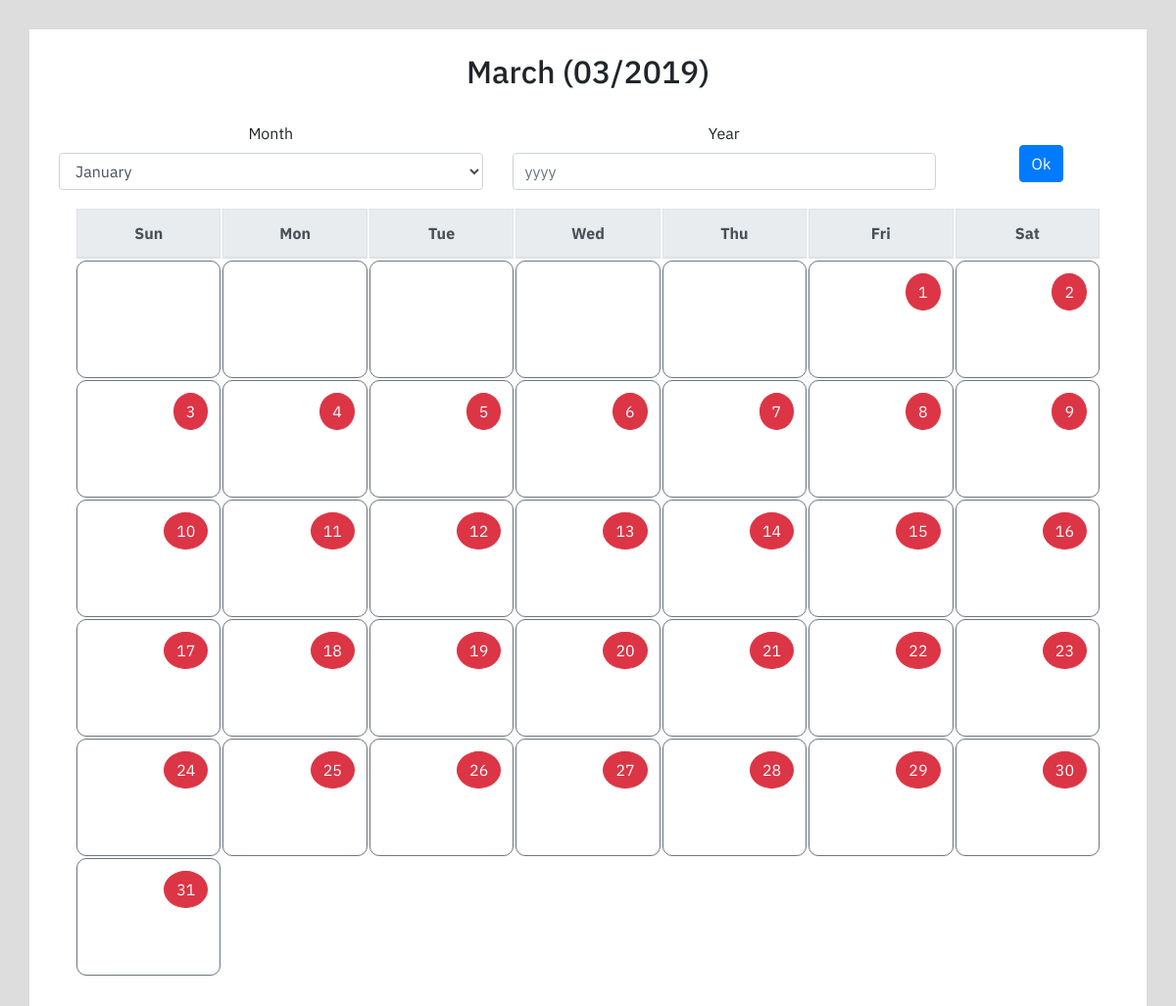
Before: / with the older database file.
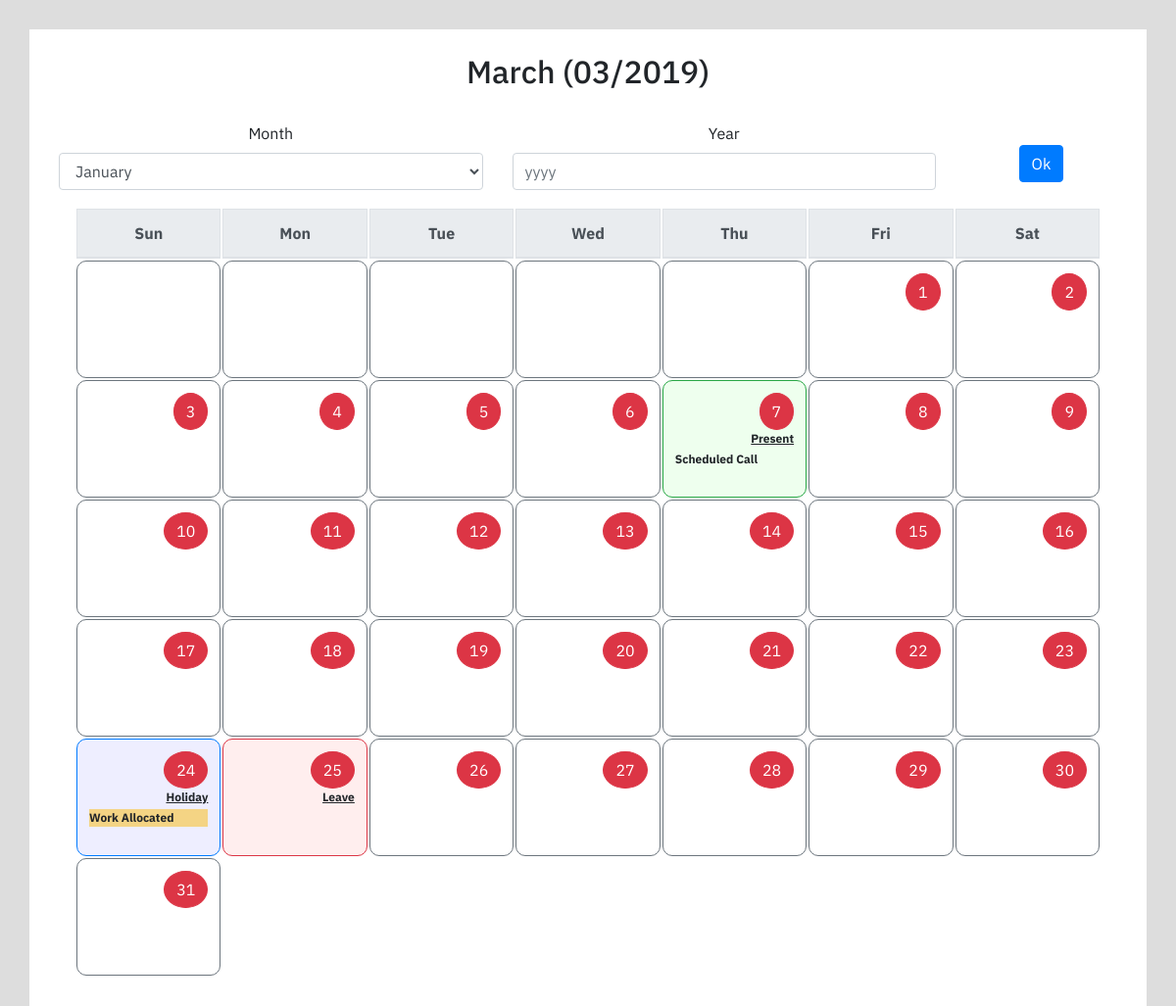
After: the same page with the newer database file.
### calendarapp/models.py (models this page shows, shortened)
class DateInstance(models.Model):
    status = models.CharField(max_length = 7, default='None')
    task1 = models.CharField(max_length = 17, default='None')
    task2 = models.CharField(max_length = 17, default='None')
    task3 = models.CharField(max_length = 17, default='None')
    date = models.DateField(default=datetime.now)

### calendarapp/views.py (the view)
# urls.py: url(r'^', views.IndexView.as_view(), name="index"),
class IndexView(View):
    template_name = "calendarapp/index.html"
    def get(self,request):
        currdate = datetime.now()
        currdate = isttime(currdate)
        month = currdate.month
        year = currdate.year
        blocks = DateInstance.objects.filter(date__month = month, date__year = year)
        last_date = last_day_of_month(currdate.date())
        first_date = currdate.replace(day=1)
        date_array = generate_date_array(first_date,last_date)
        first_day = first_date.strftime("%A")
        date_array = date_array[1:]
        sat_date_array = generate_sat_date_array(date_array)
        block_date_array = list()
        for block in blocks:
            block_date_array.append(block.date)
        return render(request, self.template_name,{'blocks':blocks, 'currdate':currdate, "date_array":date_array, "sat_date_array":sat_date_array, "block_date_array":block_date_array ,"first_day":first_day, "first_date":first_date.date()})

### calendarapp/functions.py (called while the page is built)
def last_day_of_month(any_day):
    next_month = any_day.replace(day=28) + datetime.timedelta(days=4)
    return next_month - datetime.timedelta(days=next_month.day)

def generate_date_array(start,end):
    date_array = list()
    step = datetime.timedelta(days=1)
    while start.date()<=end:
        date_array.append(start.date())
        start += step
    return date_array

def generate_sat_date_array(date_array):
    sat_date_array = list()
    for date in date_array:
        d = datetime.datetime(date.year, date.month, date.day)
        if d.strftime("%A") == 'Saturday':
            sat_date_array.append(date)
    return sat_date_array

def isttime(date_utc):
    date_asia = date_utc.astimezone(timezone('Asia/Kolkata'))
    return date_asia

### calendarapp/templates/calendarapp/index.html (shortened to what this page needs)
{% load staticfiles %}
<!DOCTYPE html>
<html lang="en" dir="ltr">
  <head>
    <link rel="stylesheet" href="https://maxcdn.bootstrapcdn.com/bootstrap/4.0.0/css/bootstrap.min.css">
    <link rel="stylesheet" type="text/css" href="{% static 'calendarapp/css/masters.css' %}">
  </head>
  <body>
    <div class="container" id="top_div">
      <br>
      {% if currdate.month < 10 %}
        <h2 id="top_div_header">{{ currdate|date:'F' }} (0{{currdate.month}}/{{currdate.year}})</h2>
      {% else %}
        <h2 id="top_div_header">{{ currdate|date:'F' }} ({{currdate.month}}/{{currdate.year}})</h2>
      {% endif %}
      <br>
      <div class="container">
        <form>
          <div class="row">
          <div class="form-group col-sm-5">
            <label for="month">Month</label>
            <select class="form-control" id="month" name="month">
              <option>January</option>
            </select>
          </div>
          <div class="form-group col-sm-5">
            <label for="year">Year</label>
            <input type="number" class="form-control" min="1901" max="9999" id="year" name="year" placeholder="yyyy">
          </div>
          <div class="form-group col-sm-2" >
            <br>
            <button type="button" id="submitdate" class="btn btn-primary">Ok</button>
          </div>
        </div>
        </form>
      <div class="container">
      <table id="calendar" class="table table-borderless ">
        <thead class="thead-light">
          <tr>
            <th>Sun</th>
            <th>Mon</th>
            <th>Tue</th>
            <th>Wed</th>
            <th>Thu</th>
            <th>Fri</th>
            <th>Sat</th>
          </tr>
        </thead>
        <tbody>
          <tr>
            {% if first_day == 'Friday' %}
            <td class="border border-secondary"></td>
            <td class="border border-secondary"></td>
            <td class="border border-secondary"></td>
            <td class="border border-secondary"></td>
            <td class="border border-secondary"></td>
            <td class="border border-secondary">
              <button type="button" onclick="showValue(01)" class="btn btn-danger rounded-circle date-btn" data-toggle="modal" data-target="#stModal">1</button>
            </td>
            {% endif %}
            {% for date in date_array %}
            {% for block in blocks %}
              {% if block.date == date %}
                {% if block.status == 'Present' %}
                <td class="border border-success present-date">
                {% endif %}
                {% if block.status == 'Holiday' %}
                <td class="border border-primary holiday-date">
                {% endif %}
                {% if block.status == 'Leave' %}
                <td class="border border-danger leave-date">
                {% endif %}
                  <button type="button" onclick="showValue({{ date|date:'d' }})" class="btn btn-danger rounded-circle date-btn" data-toggle="modal" data-target="#stModal" id="btn1">{{ date.day }}</button>
                  <p class="date-status"><ins><b>{{ block.status }}</b></ins></p>
                  {% if block.task1 != "None" %}
                    {% if block.task1 == "Work Allocated" %}
                      <p class="date-task work-task"><b>{{ block.task1 }}</b></p>
                    {% endif %}
                    {% if block.task1 == "Scheduled Call" %}
                      <p class="date-task call-task"><b>{{ block.task1 }}</b></p>
                    {% endif %}
                  {% endif %}
              </td>
              {% endif %}
            {% endfor %}
            {% if date not in block_date_array %}
            <td class="border border-secondary">
              <button type="button" onclick="showValue({{ date|date:'d' }})" class="btn btn-danger rounded-circle date-btn" data-toggle="modal" data-target="#stModal">{{ date.day }}</button>
            </td>
            {% endif %}
              {% if date in sat_date_array %}
                </tr>
                <tr>
            {% endif %}
            {% endfor %}
          </tr>
        </tbody>
      </table>
      </div>
      <br>
    </div>
  </body>
</html>

### calendarapp/static/calendarapp/css/masters.css (style rules this page uses)
body { background-color: #DDDDDD; }
#top_div { margin-top: 2.5%; margin-bottom: 2.5%; background-color: #FFFFFF; font-family: 'IBM Plex Sans', sans-serif; text-align: center; }
#calendar { width: 100%; border: 1px solid white; border-collapse: separate; }
table, th,tr, td { border: 1px solid white; }
.border { border-radius: 10px; }
td { position: relative; width: 10vw; height: 10vw; text-align: right; font-size: 75%; }
.date-task { text-align: left; margin-bottom: 2%; }
.date-status { text-align: right; margin-bottom: 2%; }
.present-date { background-color: #eeffee; }
.holiday-date { background-color: #eeeeff; }
.leave-date { background-color: #ffeeee; }
.work-task { background-color: #F4D484; }

Changed rows visible on the page:
added DateInstance: day "7", status "Present", task1 "Scheduled Call"
added DateInstance: day "24", status "Holiday", task1 "Work Allocated"
added DateInstance: day "25", status "Leave"
Other visible differences:
list line gone: "7"
list line gone: "24"
list line gone: "25"
